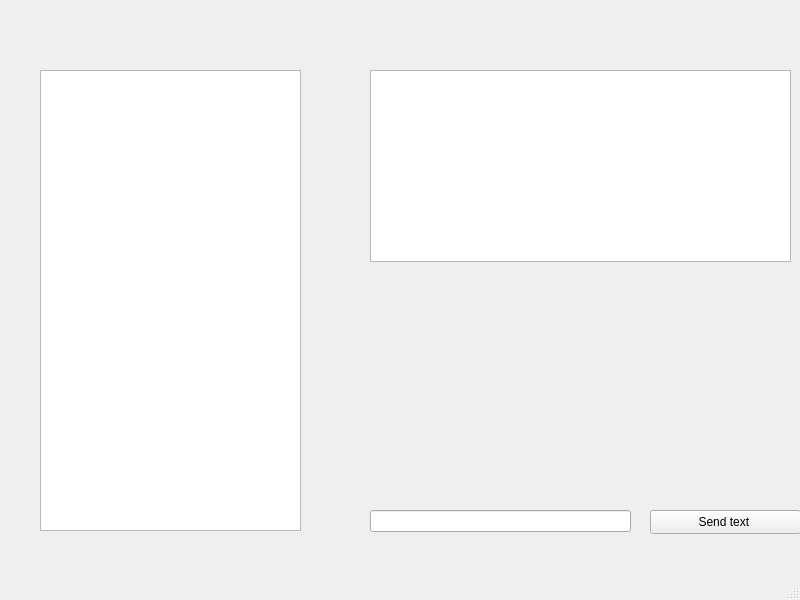
<?xml version="1.0" encoding="UTF-8"?>
<ui version="4.0">
 <class>MainWindow</class>
 <widget class="QMainWindow" name="MainWindow">
  <property name="geometry">
   <rect>
    <x>0</x>
    <y>0</y>
    <width>800</width>
    <height>600</height>
   </rect>
  </property>
  <property name="windowTitle">
   <string>MainWindow</string>
  </property>
  <widget class="QWidget" name="centralwidget">
   <widget class="QListWidget" name="nodesListWidget">
    <property name="geometry">
     <rect>
      <x>40</x>
      <y>70</y>
      <width>261</width>
      <height>461</height>
     </rect>
    </property>
   </widget>
   <widget class="QPushButton" name="debugSendText">
    <property name="geometry">
     <rect>
      <x>650</x>
      <y>510</y>
      <width>151</width>
      <height>24</height>
     </rect>
    </property>
    <property name="text">
     <string>Send text </string>
    </property>
   </widget>
   <widget class="QTextBrowser" name="debugTextBrowser">
    <property name="geometry">
     <rect>
      <x>370</x>
      <y>70</y>
      <width>421</width>
      <height>192</height>
     </rect>
    </property>
   </widget>
   <widget class="QLineEdit" name="debugSendLineEdit">
    <property name="geometry">
     <rect>
      <x>370</x>
      <y>510</y>
      <width>261</width>
      <height>22</height>
     </rect>
    </property>
   </widget>
  </widget>
  <widget class="QMenuBar" name="menubar">
   <property name="enabled">
    <bool>true</bool>
   </property>
   <property name="geometry">
    <rect>
     <x>0</x>
     <y>0</y>
     <width>800</width>
     <height>22</height>
    </rect>
   </property>
  </widget>
  <widget class="QStatusBar" name="statusbar"/>
 </widget>
 <resources/>
 <connections/>
</ui>
